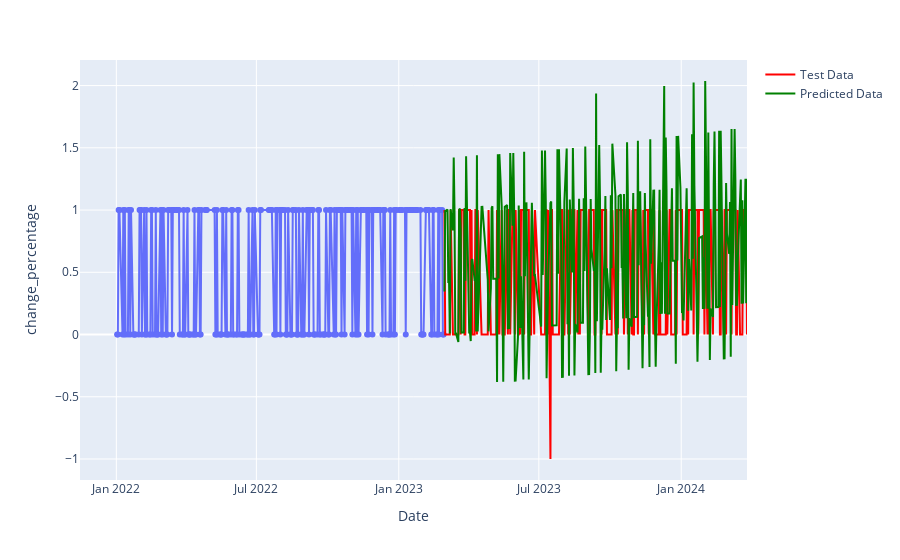

The cell this chart's notebook holds for it:
### Code cell
import plotly.express as px
fig = px.line(train, x="Date", y="change_percentage", markers=True)
fig.add_scatter(x=test["Date"], y=test["change_percentage"], mode="lines", name="Test Data",line_color="red")
fig.add_scatter(x=test["Date"], y=test["pred"], mode="lines", name="Predicted Data", line_color="green")

fig.show()

### Figure 1 — Plotly figure (JSON) as saved in the notebook; plotly's stock layout.template omitted (floating-point values rounded to 4 significant figures; data arrays with more than 128 entries replaced by an {"elided": "..."} marker saying what was removed)
{"data": [{"hovertemplate": "Date=%{x}<br>change_percentage=%{y}<extra></extra>", "legendgroup": "", "line": {"color": "#636efa", "dash": "solid"}, "marker": {"symbol": "circle"}, "mode": "lines+markers", "name": "", "orientation": "v", "showlegend": false, "type": "scatter", "x": {"elided": "284 str values"}, "xaxis": "x", "y": {"elided": "284 int values"}, "yaxis": "y"}, {"line": {"color": "red"}, "mode": "lines", "name": "Test Data", "type": "scatter", "x": {"elided": "261 str values"}, "y": {"elided": "261 int values"}}, {"line": {"color": "green"}, "mode": "lines", "name": "Predicted Data", "type": "scatter", "x": {"elided": "261 str values"}, "y": {"elided": "261 float values"}}], "layout": {"legend": {"tracegroupgap": 0}, "margin": {"t": 60}, "xaxis": {"anchor": "y", "domain": [0, 1], "title": {"text": "Date"}}, "yaxis": {"anchor": "x", "domain": [0, 1], "title": {"text": "change_percentage"}}}}
